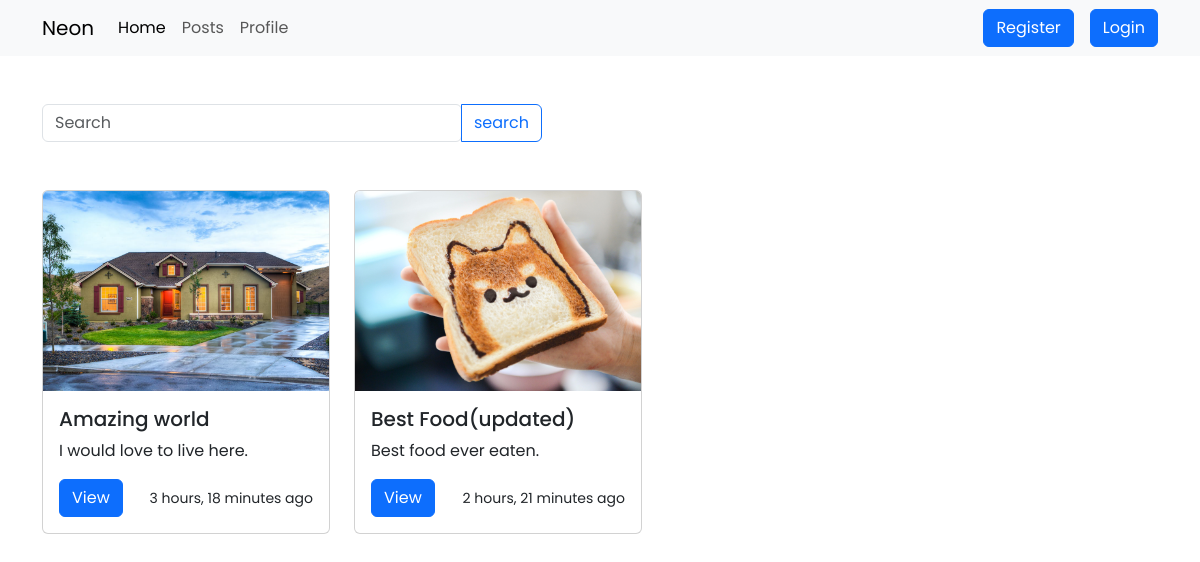
/posts/, run on the app's committed database.
### core/models.py (models this page shows, shortened)
class Post(models.Model):
    title = models.CharField(max_length=200, null=True, blank=True)
    image = models.ImageField(null=True, blank=True, upload_to='post/')
    caption = models.TextField(null=True, blank=True)
    date_created = models.DateTimeField(
        auto_now_add=True, null=True, blank=True)
    author = models.ForeignKey(
        Profile, on_delete=models.CASCADE, null=True, blank=True)

### core/views.py (the view)
# urls.py: path('posts/', views.posts, name='posts'),
def posts(request):
    q = request.GET.get('q')
    if q:
        posts = Post.objects.filter(title__icontains=q)
    else:
        posts = Post.objects.all()
    context = {
        'posts': posts
    }
    return render(request, 'core/posts.html', context)

### core/templates/core/posts.html (shortened to what this page needs)
{% extends 'main.html' %}
{% block content %}
<div class="container py-4">
    <div class="d-flex align-items-center justify-content-between">
        <div class="pt-4">
            <form action="{% url 'posts' %}" method="GET">
                <div class="input-group" style="width: 500px;">
                    <input type="search" class="form-control rounded" placeholder="Search" aria-label="Search"
                        aria-describedby="search-addon" name="q" />
                    <button type="submit" class="btn btn-outline-primary">search</button>
                </div>
            </form>
        </div>
    </div>
    <div class="py-5 d-flex">
        <div class="row align-items-start">
            {% for post in posts %}
            <div class="col">
                <div class="card" style="width: 18rem;">
                    <img src="{{post.image.url}}" class="card-img-top object-fit-cover" height="200px" alt="...">
                    <div class="card-body">
                        <h5 class="card-title">{{post.title}}</h5>
                        <p class="card-text">{{post.caption}}</p>
                        <div class="d-flex align-items-baseline justify-content-between">
                            <a href="{% url 'single-post' post.id %}" class="btn btn-primary">View</a>
                            <small>{{post.date_created | timesince}} ago</small>
                        </div>
                    </div>
                </div>
            </div>
            {% endfor %}
        </div>
    </div>
</div>
{% endblock content %}

### data on the page
Post: image (picture), title "Amazing world", caption "I would love to live here.", date_created "3 hours, 18 minutes"
Post: image (picture), title "Best Food(updated)", caption "Best food ever eaten.", date_created "2 hours, 21 minutes"
